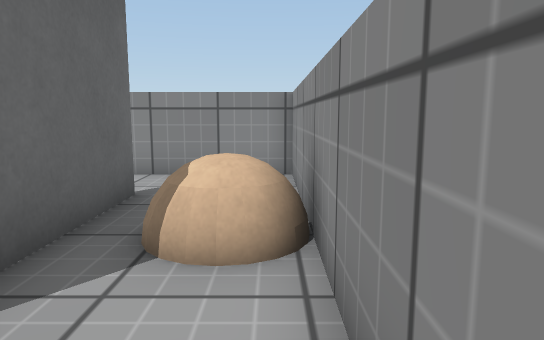
[1] (above)

12 first-person views from a walk through a Unity game level. The camera is 0.72 m above the floor, tilts 8° down and sees 70° across. The floor is counted in squares, 0.5 m on a side. Each view is taken from the middle of a square. On the plan, view 1 faces up. The plan holds only what a view shows up to about 16 squares ahead; the rest is blank. Surface patterns are stand-ins for the level's own textures.

[2]
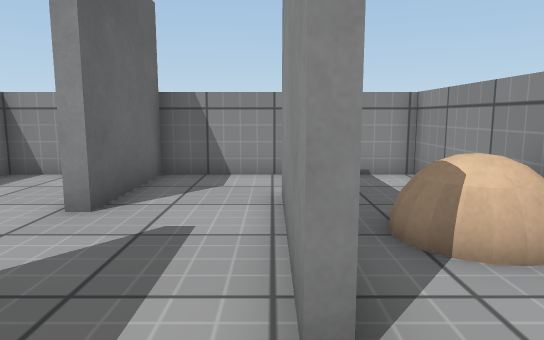

[3]
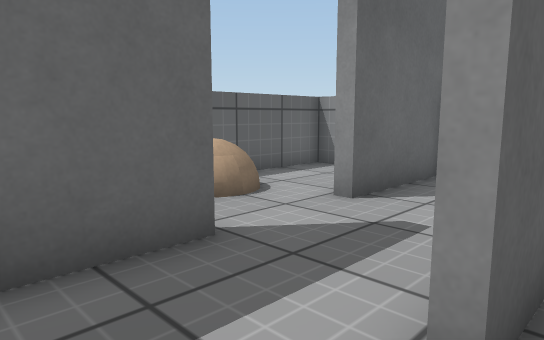

[4]
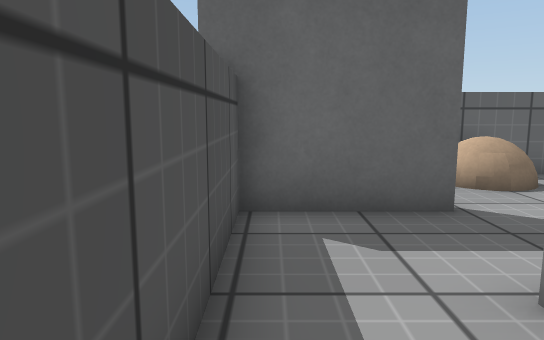

[5]
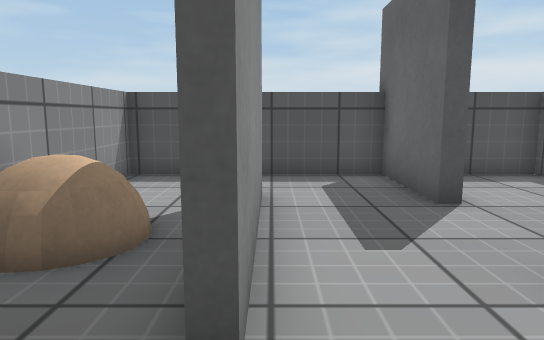

[6]
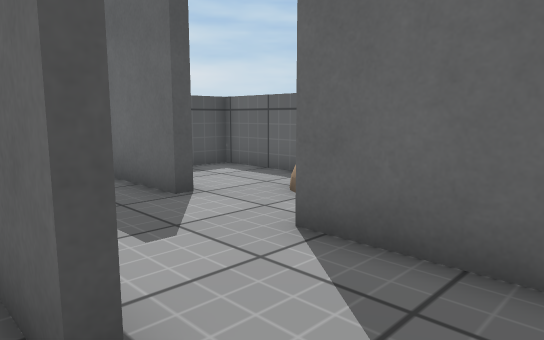

[7]
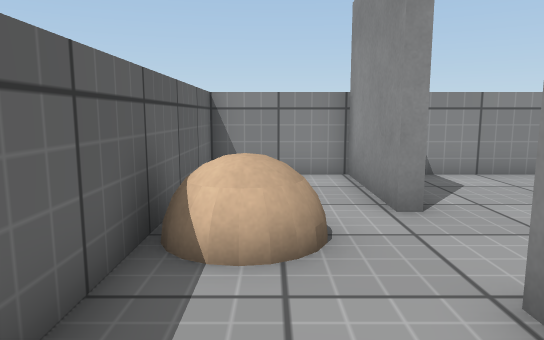

[8]
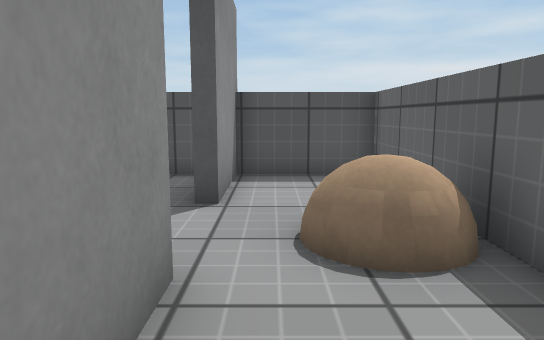

[9]
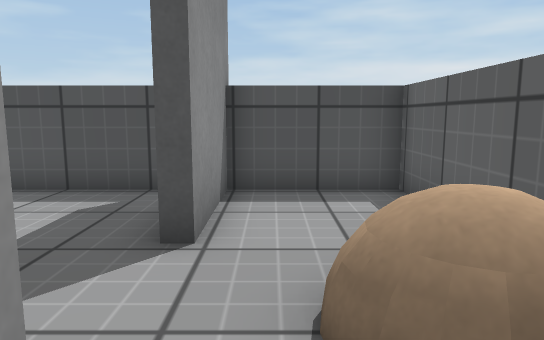

[10]
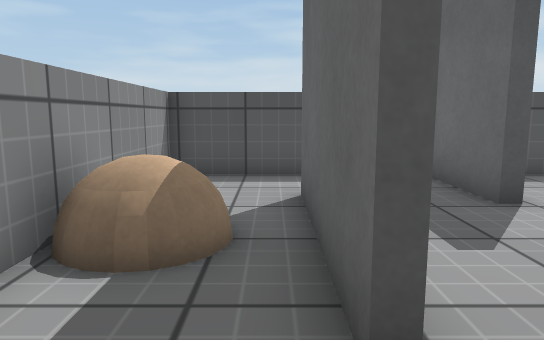

[11]
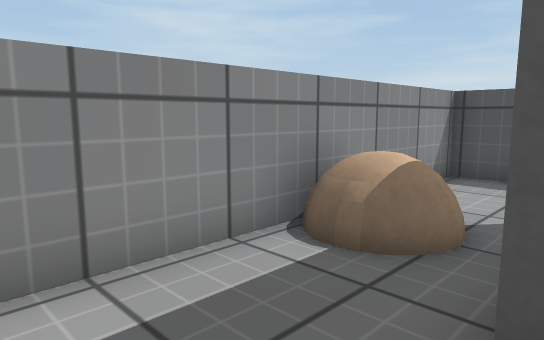

[12]
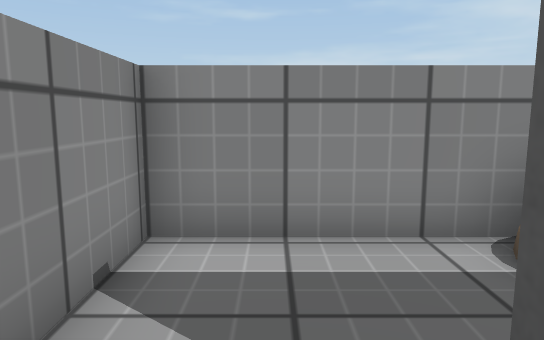

### Floor plan
Ten units are one square. View 1 is at (0, 0); x grows to the right and y downward. Boxes are objects, and circles mark ways between rooms. Rooms are numbered by the first view taken in them; rooms with no view inside come last. Other rooms are left out.
<svg viewBox="-100 -100 110 110">
<path fill="none" stroke="#000" d="M-25 -71 -25 -20M-35 5 5 5 5 -95 -35 -95M-61 -57 -61 -95 -95 -95 -95 5 -61 5 -61 -27M-35 -95 -57 -95 -57 -57M-28 -54 -28 -71M-61 -27 -57 -27 -57 5 -35 5M-28 -20 -28 -54M-57 -57 -61 -57"/>
<rect x="-15" y="-55" width="20" height="20" fill="#bbb"><title>other object</title></rect>
<rect x="-95" y="-55" width="20" height="20" fill="#bbb"><title>other object</title></rect>
<circle cx="-30" cy="-85" r="3" fill="#2a7"/>
<circle cx="-30" cy="-10" r="3" fill="#2a7"/>
<circle cx="-60" cy="-40" r="3" fill="#2a7"/>
<circle cx="-45" cy="-65" r="3" fill="#2a7"/>
<text x="-10" y="-40">1</text>
<text x="-80" y="-50">2</text>
<text x="-50" y="-80">3</text>
<text x="-50" y="-30">4</text>
</svg>
Room 1 opens to room 3. Room 1 opens to room 4. Room 2 opens to room 4. Room 3 opens to room 4.

Where each view was taken, in squares from view 1:
view 1: 0 up, 0 right, facing up
view 2: 0 up, 3 left, facing up
view 3: 0 up, 2 left, facing up-left
view 4: 0 up, 0 right, facing left
view 5: 9 up, 3 left, facing down
view 6: 9 up, 2 left, facing down-left
view 7: 0 up, 8 left, facing up
view 8: 9 up, 7 left, facing down
view 9: 7 up, 7 left, facing down
view 10: 9 up, 2 left, facing down
view 11: 9 up, 3 left, facing down-right
view 12: 8 up, 4 left, facing right
